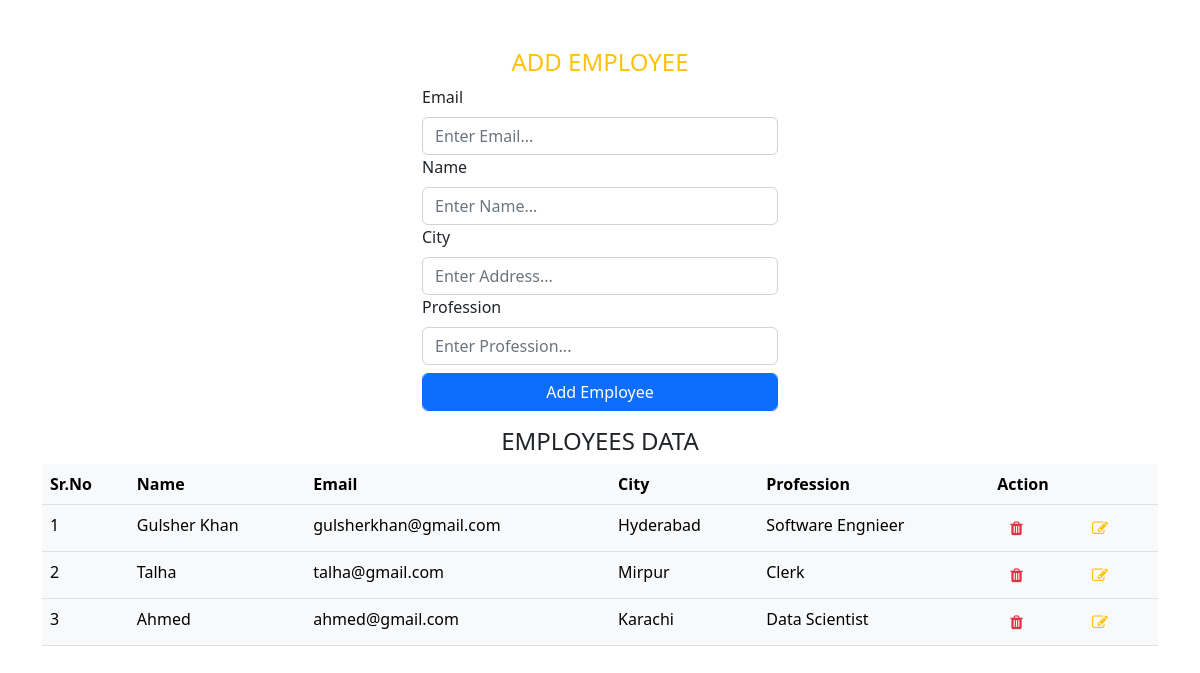
The page /emp/ on the database its author committed.
### emp/models.py (models this page shows)
class Employee(models.Model):
    name = models.CharField(max_length=50)
    email = models.EmailField(max_length=254)
    city = models.CharField(max_length=50)
    profession = models.CharField(max_length=50)

### emp/views.py (the view, shortened to what this page needs)
# urls.py: path('', index),
def index(req):
    allEmp = Employee.objects.all()
    data = {
        'noOfCount': allEmp.count(),
        'noOfRecord': allEmp
    }
    return render(req, "index.html", data)

### templates/index.html (shortened to what this page needs)
<!doctype html>
<html lang="en">
<head>
  <link href="https://cdn.jsdelivr.net/npm/bootstrap@5.2.1/dist/css/bootstrap.min.css" rel="stylesheet"
>
<link rel="stylesheet" href="https://cdnjs.cloudflare.com/ajax/libs/font-awesome/4.7.0/css/font-awesome.min.css">
</head>
<body>
  <main>
    <div class='container'>
<form  action='/emp/' method="POST">
    <div class="row mt-5">
        <div class="offset-4 col-md-4">
            <center>
            <h4 id="heading" class="text-warning">ADD EMPLOYEE</h4></center>
            <div class="mb-3">
  <label for="" class="form-label">Email</label>
  <input type="email" id='email' class="form-control" name="email"  aria-describedby="emailHelpId" placeholder="Enter Email...">
  <label for="" class="form-label">Name</label>
  <input type="text" id='name' class="form-control" name="name"  aria-describedby="emailHelpId" placeholder="Enter Name...">
  <label for="" class="form-label">City</label>
  <input type="text" id='city' class="form-control" name="city"  aria-describedby="emailHelpId" placeholder="Enter Address...">
  <label for=""  class="form-label">Profession</label>
  <input type="text" class="form-control" id='profession' name="profession"  aria-describedby="emailHelpId" placeholder="Enter Profession...">
  <input type="submit" id="btn-upd" value='Add Employee' class="mt-2 form-control btn btn-primary"/>
</div>
        </div>
    </div>
</form>
{% if noOfCount is not 0 %}
    <center><h4  class="text-dark">EMPLOYEES DATA</h4></center>
<div class="table-responsive">
    <table class="table table-light table-primary">
        <thead>
            <tr>
                <th scope="col">Sr.No</th>
                <th scope="col">Name</th>
                <th scope="col">Email</th>
                <th scope="col">City</th>
                <th scope="col">Profession</th>
                <th colspan='2'  scope="col">Action</th>
  </tr>
        </thead>
        <tbody>
            {% for rec in noOfRecord  %}
            <tr id='hid_{{rec.id}}' >
                <td scope="row"> {{forloop.counter}}</td>
               <td>
                    {{rec.name}}
                </td>
                <td>{{rec.email}}</td>
                <td>{{rec.city}}</td>
                <td>{{rec.profession}}</td>
                <td ><a href='/emp/{{rec.id}}'><i class="btn fa fa-trash text-danger"></i></a></td>
                <td ><i class="btn fa fa-edit text-warning" onclick='change_toUpdate("{{rec.id}}","{{rec.name}}","{{rec.email}}","{{rec.city}}","{{rec.profession}}")'></i></td>
            </tr>
            {% endfor %}
        </tbody>
    </table>
</div>
{% endif %}
</div>
  </main>
</body>
</html>

### rows shown on the page
Employee: name "Gulsher Khan", email "gulsherkhan@gmail.com", city "Hyderabad", profession "Software Engnieer"
Employee: name "Talha", email "talha@gmail.com", city "Mirpur", profession "Clerk"
Employee: name "Ahmed", email "ahmed@gmail.com", city "Karachi", profession "Data Scientist"
